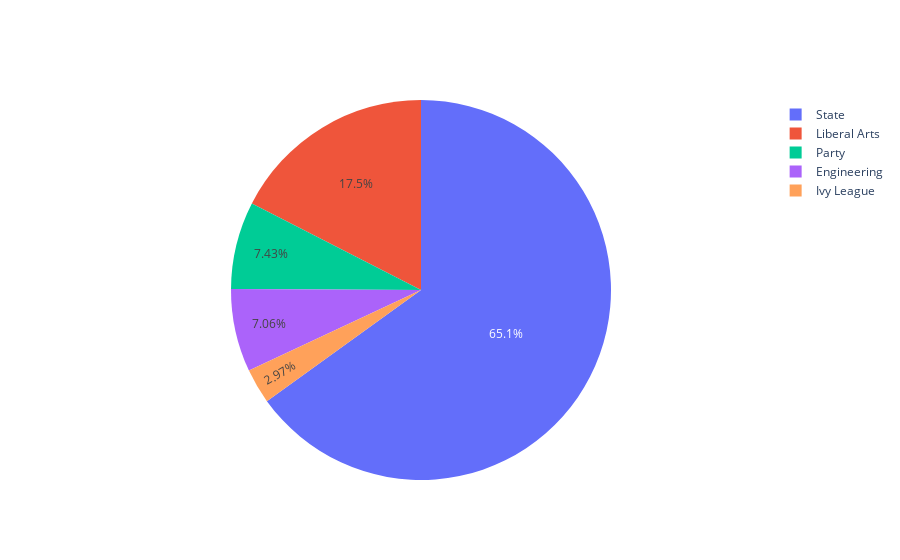

Notebook code cell kept with this figure:
### Code cell
# Use unique school count to make a pie chart. 

value = unique_count[1]
label = unique_count[0]

fig = go.Figure(data=[go.Pie(labels=label, values=value)])

fig.show()

### Figure 1 — Plotly figure (JSON) as saved in the notebook; plotly's stock layout.template omitted (floating-point values rounded to 4 significant figures)
{"data": [{"labels": ["Engineering", "Ivy League", "Liberal Arts", "Party", "State"], "type": "pie", "values": [19, 8, 47, 20, 175]}], "layout": {}}
